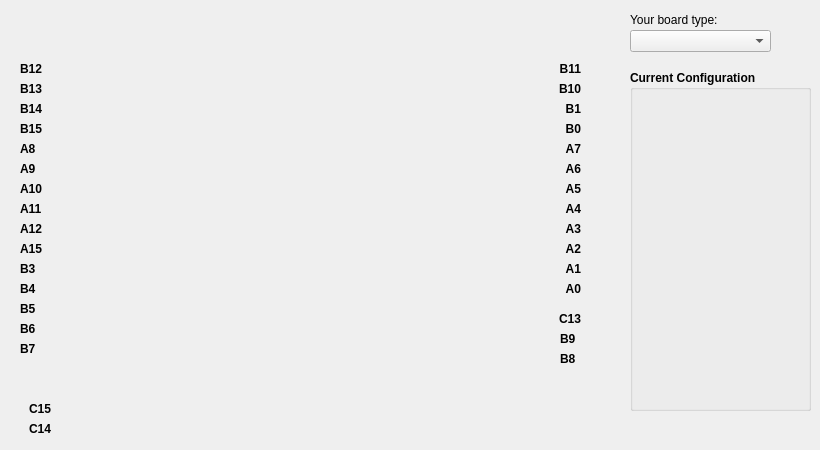
    <widget class="QWidget" name="tab_2">
     <attribute name="title">
      <string notr="true">Pins Configuration</string>
     </attribute>
     <widget class="QLabel" name="label_B11">
      <property name="geometry">
       <rect>
        <x>550</x>
        <y>60</y>
        <width>31</width>
        <height>16</height>
       </rect>
      </property>
      <property name="font">
       <font>
        <pointsize>9</pointsize>
        <weight>75</weight>
        <bold>true</bold>
       </font>
      </property>
      <property name="text">
       <string>B11</string>
      </property>
      <property name="alignment">
       <set>Qt::AlignBottom|Qt::AlignRight|Qt::AlignTrailing</set>
      </property>
     </widget>
     <widget class="QLabel" name="label_A11">
      <property name="geometry">
       <rect>
        <x>20</x>
        <y>200</y>
        <width>31</width>
        <height>16</height>
       </rect>
      </property>
      <property name="font">
       <font>
        <pointsize>9</pointsize>
        <weight>75</weight>
        <bold>true</bold>
       </font>
      </property>
      <property name="text">
       <string>A11</string>
      </property>
      <property name="alignment">
       <set>Qt::AlignBottom|Qt::AlignLeading|Qt::AlignLeft</set>
      </property>
     </widget>
     <widget class="QLabel" name="label_A3">
      <property name="geometry">
       <rect>
        <x>550</x>
        <y>220</y>
        <width>31</width>
        <height>16</height>
       </rect>
      </property>
      <property name="font">
       <font>
        <pointsize>9</pointsize>
        <weight>75</weight>
        <bold>true</bold>
       </font>
      </property>
      <property name="text">
       <string>A3</string>
      </property>
      <property name="alignment">
       <set>Qt::AlignBottom|Qt::AlignRight|Qt::AlignTrailing</set>
      </property>
     </widget>
     <widget class="QLabel" name="label_B13">
      <property name="geometry">
       <rect>
        <x>20</x>
        <y>80</y>
        <width>31</width>
        <height>16</height>
       </rect>
      </property>
      <property name="font">
       <font>
        <pointsize>9</pointsize>
        <weight>75</weight>
        <bold>true</bold>
       </font>
      </property>
      <property name="text">
       <string>B13</string>
      </property>
      <property name="alignment">
       <set>Qt::AlignBottom|Qt::AlignLeading|Qt::AlignLeft</set>
      </property>
     </widget>
     <widget class="QLabel" name="label_A6">
      <property name="geometry">
       <rect>
        <x>550</x>
        <y>160</y>
        <width>31</width>
        <height>16</height>
       </rect>
      </property>
      <property name="font">
       <font>
        <pointsize>9</pointsize>
        <weight>75</weight>
        <bold>true</bold>
       </font>
      </property>
      <property name="text">
       <string>A6</string>
      </property>
      <property name="alignment">
       <set>Qt::AlignBottom|Qt::AlignRight|Qt::AlignTrailing</set>
      </property>
     </widget>
     <widget class="QLabel" name="label_B15">
      <property name="geometry">
       <rect>
        <x>20</x>
        <y>120</y>
        <width>31</width>
        <height>16</height>
       </rect>
      </property>
      <property name="font">
       <font>
        <pointsize>9</pointsize>
        <weight>75</weight>
        <bold>true</bold>
       </font>
      </property>
      <property name="text">
       <string>B15</string>
      </property>
      <property name="alignment">
       <set>Qt::AlignBottom|Qt::AlignLeading|Qt::AlignLeft</set>
      </property>
     </widget>
     <widget class="QLabel" name="label_B3">
      <property name="geometry">
       <rect>
        <x>20</x>
        <y>260</y>
        <width>31</width>
        <height>16</height>
       </rect>
      </property>
      <property name="font">
       <font>
        <pointsize>9</pointsize>
        <weight>75</weight>
        <bold>true</bold>
       </font>
      </property>
      <property name="text">
       <string>B3</string>
      </property>
      <property name="alignment">
       <set>Qt::AlignBottom|Qt::AlignLeading|Qt::AlignLeft</set>
      </property>
     </widget>
     <widget class="QLabel" name="label_B5">
      <property name="geometry">
       <rect>
        <x>20</x>
        <y>300</y>
        <width>31</width>
        <height>16</height>
       </rect>
      </property>
      <property name="font">
       <font>
        <pointsize>9</pointsize>
        <weight>75</weight>
        <bold>true</bold>
       </font>
      </property>
      <property name="text">
       <string>B5</string>
      </property>
      <property name="alignment">
       <set>Qt::AlignBottom|Qt::AlignLeading|Qt::AlignLeft</set>
      </property>
     </widget>
     <widget class="QLabel" name="label_A15">
      <property name="geometry">
       <rect>
        <x>20</x>
        <y>240</y>
        <width>31</width>
        <height>16</height>
       </rect>
      </property>
      <property name="font">
       <font>
        <pointsize>9</pointsize>
        <weight>75</weight>
        <bold>true</bold>
       </font>
      </property>
      <property name="text">
       <string>A15</string>
      </property>
      <property name="alignment">
       <set>Qt::AlignBottom|Qt::AlignLeading|Qt::AlignLeft</set>
      </property>
     </widget>
     <widget class="QGroupBox" name="groupBox">
      <property name="geometry">
       <rect>
        <x>630</x>
        <y>70</y>
        <width>181</width>
        <height>341</height>
       </rect>
      </property>
      <property name="font">
       <font>
        <pointsize>9</pointsize>
        <weight>75</weight>
        <bold>true</bold>
       </font>
      </property>
      <property name="title">
       <string>Current Configuration</string>
      </property>
      <widget class="QLabel" name="labelHelp">
       <property name="geometry">
        <rect>
         <x>10</x>
         <y>30</y>
         <width>151</width>
         <height>221</height>
        </rect>
       </property>
       <property name="font">
        <font>
         <pointsize>8</pointsize>
         <weight>50</weight>
         <italic>true</italic>
         <bold>false</bold>
        </font>
       </property>
       <property name="text">
        <string/>
       </property>
       <property name="textFormat">
        <enum>Qt::RichText</enum>
       </property>
       <property name="alignment">
        <set>Qt::AlignLeading|Qt::AlignLeft|Qt::AlignTop</set>
       </property>
       <property name="wordWrap">
        <bool>true</bool>
       </property>
      </widget>
     </widget>
     <widget class="QLabel" name="label_C14">
      <property name="geometry">
       <rect>
        <x>20</x>
        <y>420</y>
        <width>31</width>
        <height>16</height>
       </rect>
      </property>
      <property name="font">
       <font>
        <pointsize>9</pointsize>
        <weight>75</weight>
        <bold>true</bold>
       </font>
      </property>
      <property name="text">
       <string>C14</string>
      </property>
      <property name="alignment">
       <set>Qt::AlignBottom|Qt::AlignRight|Qt::AlignTrailing</set>
      </property>
     </widget>
     <widget class="QLabel" name="label_B6">
      <property name="geometry">
       <rect>
        <x>20</x>
        <y>320</y>
        <width>31</width>
        <height>16</height>
       </rect>
      </property>
      <property name="font">
       <font>
        <pointsize>9</pointsize>
        <weight>75</weight>
        <bold>true</bold>
       </font>
      </property>
      <property name="text">
       <string>B6</string>
      </property>
      <property name="alignment">
       <set>Qt::AlignBottom|Qt::AlignLeading|Qt::AlignLeft</set>
      </property>
     </widget>
     <widget class="QLabel" name="label_A2">
      <property name="geometry">
       <rect>
        <x>550</x>
        <y>240</y>
        <width>31</width>
        <height>16</height>
       </rect>
      </property>
      <property name="font">
       <font>
        <pointsize>9</pointsize>
        <weight>75</weight>
        <bold>true</bold>
       </font>
      </property>
      <property name="text">
       <string>A2</string>
      </property>
      <property name="alignment">
       <set>Qt::AlignBottom|Qt::AlignRight|Qt::AlignTrailing</set>
      </property>
     </widget>
     <widget class="QLabel" name="label_B1">
      <property name="geometry">
       <rect>
        <x>550</x>
        <y>100</y>
        <width>31</width>
        <height>16</height>
       </rect>
      </property>
      <property name="font">
       <font>
        <pointsize>9</pointsize>
        <weight>75</weight>
        <bold>true</bold>
       </font>
      </property>
      <property name="text">
       <string>B1</string>
      </property>
      <property name="alignment">
       <set>Qt::AlignBottom|Qt::AlignRight|Qt::AlignTrailing</set>
      </property>
     </widget>
     <widget class="QLabel" name="label_B7">
      <property name="geometry">
       <rect>
        <x>20</x>
        <y>340</y>
        <width>31</width>
        <height>16</height>
       </rect>
      </property>
      <property name="font">
       <font>
        <pointsize>9</pointsize>
        <weight>75</weight>
        <bold>true</bold>
       </font>
      </property>
      <property name="text">
       <string>B7</string>
      </property>
      <property name="alignment">
       <set>Qt::AlignBottom|Qt::AlignLeading|Qt::AlignLeft</set>
      </property>
     </widget>
     <widget class="QLabel" name="label_A0">
      <property name="geometry">
       <rect>
        <x>550</x>
        <y>280</y>
        <width>31</width>
        <height>16</height>
       </rect>
      </property>
      <property name="font">
       <font>
        <pointsize>9</pointsize>
        <weight>75</weight>
        <bold>true</bold>
       </font>
      </property>
      <property name="text">
       <string>A0</string>
      </property>
      <property name="alignment">
       <set>Qt::AlignBottom|Qt::AlignRight|Qt::AlignTrailing</set>
      </property>
     </widget>
     <widget class="QLabel" name="label_A4">
      <property name="geometry">
       <rect>
        <x>550</x>
        <y>200</y>
        <width>31</width>
        <height>16</height>
       </rect>
      </property>
      <property name="font">
       <font>
        <pointsize>9</pointsize>
        <weight>75</weight>
        <bold>true</bold>
       </font>
      </property>
      <property name="text">
       <string>A4</string>
      </property>
      <property name="alignment">
       <set>Qt::AlignBottom|Qt::AlignRight|Qt::AlignTrailing</set>
      </property>
     </widget>
     <widget class="QLabel" name="label_A7">
      <property name="geometry">
       <rect>
        <x>550</x>
        <y>140</y>
        <width>31</width>
        <height>16</height>
       </rect>
      </property>
      <property name="font">
       <font>
        <pointsize>9</pointsize>
        <weight>75</weight>
        <bold>true</bold>
       </font>
      </property>
      <property name="text">
       <string>A7</string>
      </property>
      <property name="alignment">
       <set>Qt::AlignBottom|Qt::AlignRight|Qt::AlignTrailing</set>
      </property>
     </widget>
     <widget class="QLabel" name="label_B8">
      <property name="geometry">
       <rect>
        <x>560</x>
        <y>350</y>
        <width>31</width>
        <height>16</height>
       </rect>
      </property>
      <property name="font">
       <font>
        <pointsize>9</pointsize>
        <weight>75</weight>
        <bold>true</bold>
       </font>
      </property>
      <property name="text">
       <string>B8</string>
      </property>
      <property name="alignment">
       <set>Qt::AlignBottom|Qt::AlignLeading|Qt::AlignLeft</set>
      </property>
     </widget>
     <widget class="QLabel" name="label_A9">
      <property name="geometry">
       <rect>
        <x>20</x>
        <y>160</y>
        <width>31</width>
        <height>16</height>
       </rect>
      </property>
      <property name="font">
       <font>
        <pointsize>9</pointsize>
        <weight>75</weight>
        <bold>true</bold>
       </font>
      </property>
      <property name="text">
       <string>A9</string>
      </property>
      <property name="alignment">
       <set>Qt::AlignBottom|Qt::AlignLeading|Qt::AlignLeft</set>
      </property>
     </widget>
     <widget class="QLabel" name="label_B0">
      <property name="geometry">
       <rect>
        <x>550</x>
        <y>120</y>
        <width>31</width>
        <height>16</height>
       </rect>
      </property>
      <property name="font">
       <font>
        <pointsize>9</pointsize>
        <weight>75</weight>
        <bold>true</bold>
       </font>
      </property>
      <property name="text">
       <string>B0</string>
      </property>
      <property name="alignment">
       <set>Qt::AlignBottom|Qt::AlignRight|Qt::AlignTrailing</set>
      </property>
     </widget>
     <widget class="QLabel" name="label">
      <property name="geometry">
       <rect>
        <x>210</x>
        <y>20</y>
        <width>181</width>
        <height>411</height>
       </rect>
      </property>
      <property name="text">
       <string/>
      </property>
      <property name="pixmap">
       <pixmap resource="oshstudio.qrc">:/Images/boardTypeII.jpg</pixmap>
      </property>
      <property name="scaledContents">
       <bool>true</bool>
      </property>
     </widget>
     <widget class="QLabel" name="label_C15">
      <property name="geometry">
       <rect>
        <x>20</x>
        <y>400</y>
        <width>31</width>
        <height>16</height>
       </rect>
      </property>
      <property name="font">
       <font>
        <pointsize>9</pointsize>
        <weight>75</weight>
        <bold>true</bold>
       </font>
      </property>
      <property name="text">
       <string>C15</string>
      </property>
      <property name="alignment">
       <set>Qt::AlignBottom|Qt::AlignRight|Qt::AlignTrailing</set>
      </property>
     </widget>
     <widget class="QLabel" name="label_A5">
      <property name="geometry">
       <rect>
        <x>550</x>
        <y>180</y>
        <width>31</width>
        <height>16</height>
       </rect>
      </property>
      <property name="font">
       <font>
        <pointsize>9</pointsize>
        <weight>75</weight>
        <bold>true</bold>
       </font>
      </property>
      <property name="text">
       <string>A5</string>
      </property>
      <property name="alignment">
       <set>Qt::AlignBottom|Qt::AlignRight|Qt::AlignTrailing</set>
      </property>
     </widget>
     <widget class="QLabel" name="label_B4">
      <property name="geometry">
       <rect>
        <x>20</x>
        <y>280</y>
        <width>31</width>
        <height>16</height>
       </rect>
      </property>
      <property name="font">
       <font>
        <pointsize>9</pointsize>
        <weight>75</weight>
        <bold>true</bold>
       </font>
      </property>
      <property name="text">
       <string>B4</string>
      </property>
      <property name="alignment">
       <set>Qt::AlignBottom|Qt::AlignLeading|Qt::AlignLeft</set>
      </property>
     </widget>
     <widget class="QLabel" name="label_B12">
      <property name="geometry">
       <rect>
        <x>20</x>
        <y>60</y>
        <width>31</width>
        <height>16</height>
       </rect>
      </property>
      <property name="font">
       <font>
        <pointsize>9</pointsize>
        <weight>75</weight>
        <bold>true</bold>
       </font>
      </property>
      <property name="text">
       <string>B12</string>
      </property>
      <property name="alignment">
       <set>Qt::AlignBottom|Qt::AlignLeading|Qt::AlignLeft</set>
      </property>
     </widget>
     <widget class="QLabel" name="label_A8">
      <property name="geometry">
       <rect>
        <x>20</x>
        <y>140</y>
        <width>31</width>
        <height>16</height>
       </rect>
      </property>
      <property name="font">
       <font>
        <pointsize>9</pointsize>
        <weight>75</weight>
        <bold>true</bold>
       </font>
      </property>
      <property name="text">
       <string>A8</string>
      </property>
      <property name="alignment">
       <set>Qt::AlignBottom|Qt::AlignLeading|Qt::AlignLeft</set>
      </property>
     </widget>
     <widget class="QLabel" name="label_B14">
      <property name="geometry">
       <rect>
        <x>20</x>
        <y>100</y>
        <width>31</width>
        <height>16</height>
       </rect>
      </property>
      <property name="font">
       <font>
        <pointsize>9</pointsize>
        <weight>75</weight>
        <bold>true</bold>
       </font>
      </property>
      <property name="text">
       <string>B14</string>
      </property>
      <property name="alignment">
       <set>Qt::AlignBottom|Qt::AlignLeading|Qt::AlignLeft</set>
      </property>
     </widget>
     <widget class="QLabel" name="label_A1">
      <property name="geometry">
       <rect>
        <x>550</x>
        <y>260</y>
        <width>31</width>
        <height>16</height>
       </rect>
      </property>
      <property name="font">
       <font>
        <pointsize>9</pointsize>
        <weight>75</weight>
        <bold>true</bold>
       </font>
      </property>
      <property name="text">
       <string>A1</string>
      </property>
      <property name="alignment">
       <set>Qt::AlignBottom|Qt::AlignRight|Qt::AlignTrailing</set>
      </property>
     </widget>
     <widget class="QLabel" name="label_B9">
      <property name="geometry">
       <rect>
        <x>560</x>
        <y>330</y>
        <width>31</width>
        <height>16</height>
       </rect>
      </property>
      <property name="font">
       <font>
        <pointsize>9</pointsize>
        <weight>75</weight>
        <bold>true</bold>
       </font>
      </property>
      <property name="text">
       <string>B9</string>
      </property>
      <property name="alignment">
       <set>Qt::AlignBottom|Qt::AlignLeading|Qt::AlignLeft</set>
      </property>
     </widget>
     <widget class="QLabel" name="label_A10">
      <property name="geometry">
       <rect>
        <x>20</x>
        <y>180</y>
        <width>31</width>
        <height>16</height>
       </rect>
      </property>
      <property name="font">
       <font>
        <pointsize>9</pointsize>
        <weight>75</weight>
        <bold>true</bold>
       </font>
      </property>
      <property name="text">
       <string>A10</string>
      </property>
      <property name="alignment">
       <set>Qt::AlignBottom|Qt::AlignLeading|Qt::AlignLeft</set>
      </property>
     </widget>
     <widget class="QLabel" name="label_A12">
      <property name="geometry">
       <rect>
        <x>20</x>
        <y>220</y>
        <width>31</width>
        <height>16</height>
       </rect>
      </property>
      <property name="font">
       <font>
        <pointsize>9</pointsize>
        <weight>75</weight>
        <bold>true</bold>
       </font>
      </property>
      <property name="text">
       <string>A12</string>
      </property>
      <property name="alignment">
       <set>Qt::AlignBottom|Qt::AlignLeading|Qt::AlignLeft</set>
      </property>
     </widget>
     <widget class="QLabel" name="label_C13">
      <property name="geometry">
       <rect>
        <x>550</x>
        <y>310</y>
        <width>31</width>
        <height>16</height>
       </rect>
      </property>
      <property name="font">
       <font>
        <pointsize>9</pointsize>
        <weight>75</weight>
        <bold>true</bold>
       </font>
      </property>
      <property name="text">
       <string>C13</string>
      </property>
      <property name="alignment">
       <set>Qt::AlignBottom|Qt::AlignRight|Qt::AlignTrailing</set>
      </property>
     </widget>
     <widget class="QLabel" name="label_B10">
      <property name="geometry">
       <rect>
        <x>550</x>
        <y>80</y>
        <width>31</width>
        <height>16</height>
       </rect>
      </property>
      <property name="font">
       <font>
        <pointsize>9</pointsize>
        <weight>75</weight>
        <bold>true</bold>
       </font>
      </property>
      <property name="text">
       <string>B10</string>
      </property>
      <property name="alignment">
       <set>Qt::AlignBottom|Qt::AlignRight|Qt::AlignTrailing</set>
      </property>
     </widget>
     <widget class="QLabel" name="label_3">
      <property name="geometry">
       <rect>
        <x>630</x>
        <y>10</y>
        <width>91</width>
        <height>20</height>
       </rect>
      </property>
      <property name="text">
       <string>Your board type:</string>
      </property>
     </widget>
     <widget class="QComboBox" name="comboBox_BoardType">
      <property name="geometry">
       <rect>
        <x>630</x>
        <y>30</y>
        <width>141</width>
        <height>22</height>
       </rect>
      </property>
     </widget>
     <widget class="oshpincombobox" name="widget_PB25" native="true">
      <property name="geometry">
       <rect>
        <x>60</x>
        <y>60</y>
        <width>141</width>
        <height>21</height>
       </rect>
      </property>
     </widget>
     <widget class="oshpincombobox" name="widget_PB0" native="true">
      <property name="geometry">
       <rect>
        <x>400</x>
        <y>280</y>
        <width>141</width>
        <height>21</height>
       </rect>
      </property>
     </widget>
     <widget class="oshpincombobox" name="widget_PB1" native="true">
      <property name="geometry">
       <rect>
        <x>400</x>
        <y>260</y>
        <width>141</width>
        <height>21</height>
       </rect>
      </property>
     </widget>
     <widget class="oshpincombobox" name="widget_PB2" native="true">
      <property name="geometry">
       <rect>
        <x>400</x>
        <y>240</y>
        <width>141</width>
        <height>21</height>
       </rect>
      </property>
     </widget>
     <widget class="oshpincombobox" name="widget_PB3" native="true">
      <property name="geometry">
       <rect>
        <x>400</x>
        <y>220</y>
        <width>141</width>
        <height>21</height>
       </rect>
      </property>
     </widget>
     <widget class="oshpincombobox" name="widget_PB4" native="true">
      <property name="geometry">
       <rect>
        <x>400</x>
        <y>200</y>
        <width>141</width>
        <height>21</height>
       </rect>
      </property>
     </widget>
     <widget class="oshpincombobox" name="widget_PB5" native="true">
      <property name="geometry">
       <rect>
        <x>400</x>
        <y>180</y>
        <width>141</width>
        <height>21</height>
       </rect>
      </property>
     </widget>
     <widget class="oshpincombobox" name="widget_PB6" native="true">
      <property name="geometry">
       <rect>
        <x>400</x>
        <y>160</y>
        <width>141</width>
        <height>21</height>
       </rect>
      </property>
     </widget>
     <widget class="oshpincombobox" name="widget_PB7" native="true">
      <property name="geometry">
       <rect>
        <x>400</x>
        <y>140</y>
        <width>141</width>
        <height>21</height>
       </rect>
      </property>
     </widget>
     <widget class="oshpincombobox" name="widget_PB8" native="true">
      <property name="geometry">
       <rect>
        <x>60</x>
        <y>140</y>
        <width>141</width>
        <height>21</height>
       </rect>
      </property>
     </widget>
     <widget class="oshpincombobox" name="widget_PB9" native="true">
      <property name="geometry">
       <rect>
        <x>60</x>
        <y>160</y>
        <width>141</width>
        <height>21</height>
       </rect>
      </property>
     </widget>
     <widget class="oshpincombobox" name="widget_PB10" native="true">
      <property name="geometry">
       <rect>
        <x>60</x>
        <y>180</y>
        <width>141</width>
        <height>21</height>
       </rect>
      </property>
     </widget>
     <widget class="oshpincombobox" name="widget_PB11" native="true">
      <property name="geometry">
       <rect>
        <x>60</x>
        <y>200</y>
        <width>141</width>
        <height>21</height>
       </rect>
      </property>
     </widget>
     <widget class="oshpincombobox" name="widget_PB12" native="true">
      <property name="geometry">
       <rect>
        <x>60</x>
        <y>220</y>
        <width>141</width>
        <height>21</height>
       </rect>
      </property>
     </widget>
     <widget class="oshpincombobox" name="widget_PB13" native="true">
      <property name="geometry">
       <rect>
        <x>60</x>
        <y>240</y>
        <width>141</width>
        <height>21</height>
       </rect>
      </property>
     </widget>
     <widget class="oshpincombobox" name="widget_PB14" native="true">
      <property name="geometry">
       <rect>
        <x>400</x>
        <y>120</y>
        <width>141</width>
        <height>21</height>
       </rect>
      </property>
     </widget>
     <widget class="oshpincombobox" name="widget_PB15" native="true">
      <property name="geometry">
       <rect>
        <x>400</x>
        <y>100</y>
        <width>141</width>
        <height>21</height>
       </rect>
      </property>
     </widget>
     <widget class="oshpincombobox" name="widget_PB16" native="true">
      <property name="geometry">
       <rect>
        <x>60</x>
        <y>260</y>
        <width>141</width>
        <height>21</height>
       </rect>
      </property>
     </widget>
     <widget class="oshpincombobox" name="widget_PB17" native="true">
      <property name="geometry">
       <rect>
        <x>60</x>
        <y>280</y>
        <width>141</width>
        <height>21</height>
       </rect>
      </property>
     </widget>
     <widget class="oshpincombobox" name="widget_PB18" native="true">
      <property name="geometry">
       <rect>
        <x>60</x>
        <y>300</y>
        <width>141</width>
        <height>21</height>
       </rect>
      </property>
     </widget>
     <widget class="oshpincombobox" name="widget_PB19" native="true">
      <property name="geometry">
       <rect>
        <x>60</x>
        <y>320</y>
        <width>141</width>
        <height>21</height>
       </rect>
      </property>
     </widget>
     <widget class="oshpincombobox" name="widget_PB20" native="true">
      <property name="geometry">
       <rect>
        <x>60</x>
        <y>340</y>
        <width>141</width>
        <height>21</height>
       </rect>
      </property>
     </widget>
     <widget class="oshpincombobox" name="widget_PB21" native="true">
      <property name="geometry">
       <rect>
        <x>400</x>
        <y>350</y>
        <width>141</width>
        <height>21</height>
       </rect>
      </property>
     </widget>
     <widget class="oshpincombobox" name="widget_PB22" native="true">
      <property name="geometry">
       <rect>
        <x>400</x>
        <y>330</y>
        <width>141</width>
        <height>21</height>
       </rect>
      </property>
     </widget>
     <widget class="oshpincombobox" name="widget_PB23" native="true">
      <property name="geometry">
       <rect>
        <x>400</x>
        <y>80</y>
        <width>141</width>
        <height>21</height>
       </rect>
      </property>
     </widget>
     <widget class="oshpincombobox" name="widget_PB24" native="true">
      <property name="geometry">
       <rect>
        <x>400</x>
        <y>60</y>
        <width>141</width>
        <height>21</height>
       </rect>
      </property>
     </widget>
     <widget class="oshpincombobox" name="widget_PB26" native="true">
      <property name="geometry">
       <rect>
        <x>60</x>
        <y>80</y>
        <width>141</width>
        <height>21</height>
       </rect>
      </property>
     </widget>
     <widget class="oshpincombobox" name="widget_PB27" native="true">
      <property name="geometry">
       <rect>
        <x>60</x>
        <y>100</y>
        <width>141</width>
        <height>21</height>
       </rect>
      </property>
     </widget>
     <widget class="oshpincombobox" name="widget_PB28" native="true">
      <property name="geometry">
       <rect>
        <x>60</x>
        <y>120</y>
        <width>141</width>
        <height>21</height>
       </rect>
      </property>
     </widget>
     <widget class="oshpincombobox" name="widget_PB29" native="true">
      <property name="geometry">
       <rect>
        <x>400</x>
        <y>300</y>
        <width>141</width>
        <height>21</height>
       </rect>
      </property>
     </widget>
     <widget class="oshpincombobox" name="widget_PB30" native="true">
      <property name="geometry">
       <rect>
        <x>60</x>
        <y>420</y>
        <width>141</width>
        <height>21</height>
       </rect>
      </property>
     </widget>
     <widget class="oshpincombobox" name="widget_PB31" native="true">
      <property name="geometry">
       <rect>
        <x>60</x>
        <y>400</y>
        <width>141</width>
        <height>21</height>
       </rect>
      </property>
     </widget>
     <zorder>label_B12</zorder>
     <zorder>label_B14</zorder>
     <zorder>label_A10</zorder>
     <zorder>label_A8</zorder>
     <zorder>label_B11</zorder>
     <zorder>label_A11</zorder>
     <zorder>label_A3</zorder>
     <zorder>label_B13</zorder>
     <zorder>label_A6</zorder>
     <zorder>label_B15</zorder>
     <zorder>label_B3</zorder>
     <zorder>label_B5</zorder>
     <zorder>label_A15</zorder>
     <zorder>groupBox</zorder>
     <zorder>label_C14</zorder>
     <zorder>label_B6</zorder>
     <zorder>label_A2</zorder>
     <zorder>label_B1</zorder>
     <zorder>label_B7</zorder>
     <zorder>label_A0</zorder>
     <zorder>label_A4</zorder>
     <zorder>label_A7</zorder>
     <zorder>label_B8</zorder>
     <zorder>label_A9</zorder>
     <zorder>label_B0</zorder>
     <zorder>label</zorder>
     <zorder>label_C15</zorder>
     <zorder>label_A5</zorder>
     <zorder>label_B4</zorder>
     <zorder>label_A1</zorder>
     <zorder>label_B9</zorder>
     <zorder>label_A12</zorder>
     <zorder>label_C13</zorder>
     <zorder>label_B10</zorder>
     <zorder>label_3</zorder>
     <zorder>comboBox_BoardType</zorder>
     <zorder>widget_PB25</zorder>
     <zorder>widget_PB0</zorder>
     <zorder>widget_PB1</zorder>
     <zorder>widget_PB2</zorder>
     <zorder>widget_PB3</zorder>
     <zorder>widget_PB4</zorder>
     <zorder>widget_PB5</zorder>
     <zorder>widget_PB6</zorder>
     <zorder>widget_PB7</zorder>
     <zorder>widget_PB8</zorder>
     <zorder>widget_PB9</zorder>
     <zorder>widget_PB10</zorder>
     <zorder>widget_PB11</zorder>
     <zorder>widget_PB12</zorder>
     <zorder>widget_PB13</zorder>
     <zorder>widget_PB14</zorder>
     <zorder>widget_PB15</zorder>
     <zorder>widget_PB16</zorder>
     <zorder>widget_PB17</zorder>
     <zorder>widget_PB18</zorder>
     <zorder>widget_PB19</zorder>
     <zorder>widget_PB20</zorder>
     <zorder>widget_PB21</zorder>
     <zorder>widget_PB22</zorder>
     <zorder>widget_PB23</zorder>
     <zorder>widget_PB24</zorder>
     <zorder>widget_PB26</zorder>
     <zorder>widget_PB27</zorder>
     <zorder>widget_PB28</zorder>
     <zorder>widget_PB29</zorder>
     <zorder>widget_PB30</zorder>
     <zorder>widget_PB31</zorder>
    </widget>
